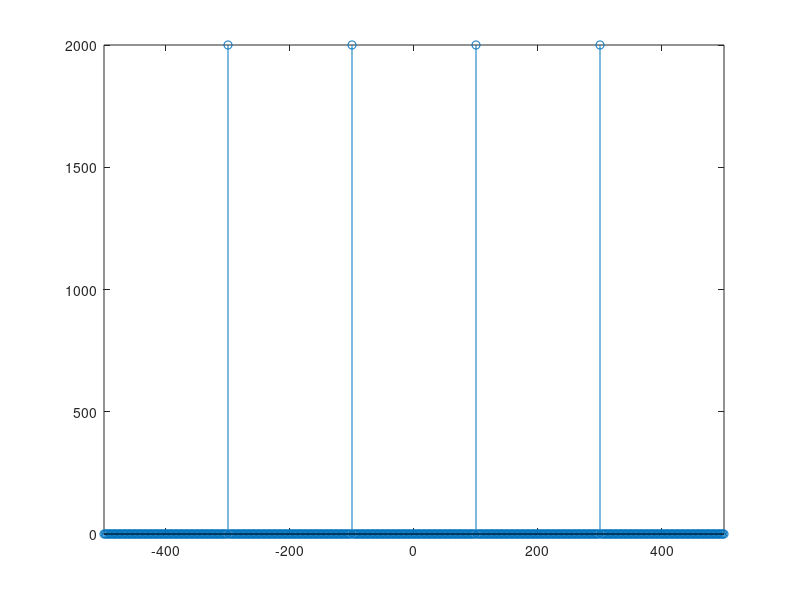
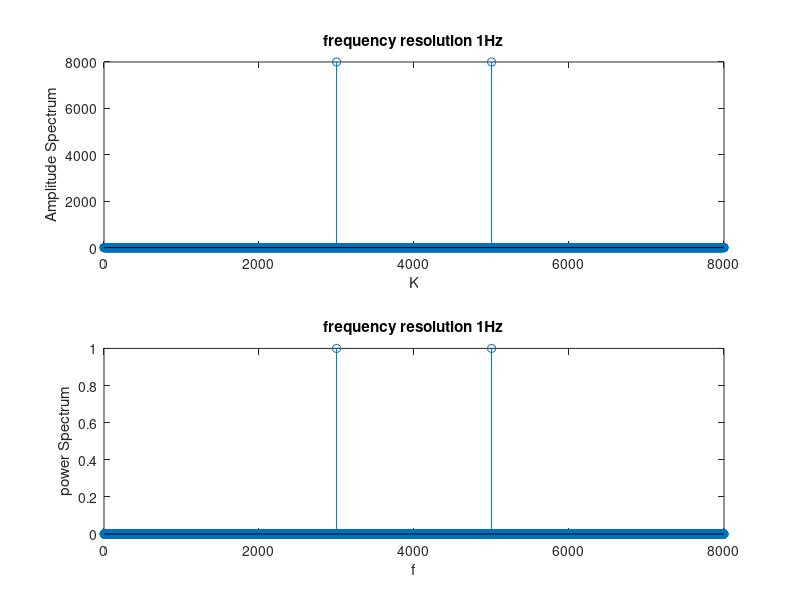
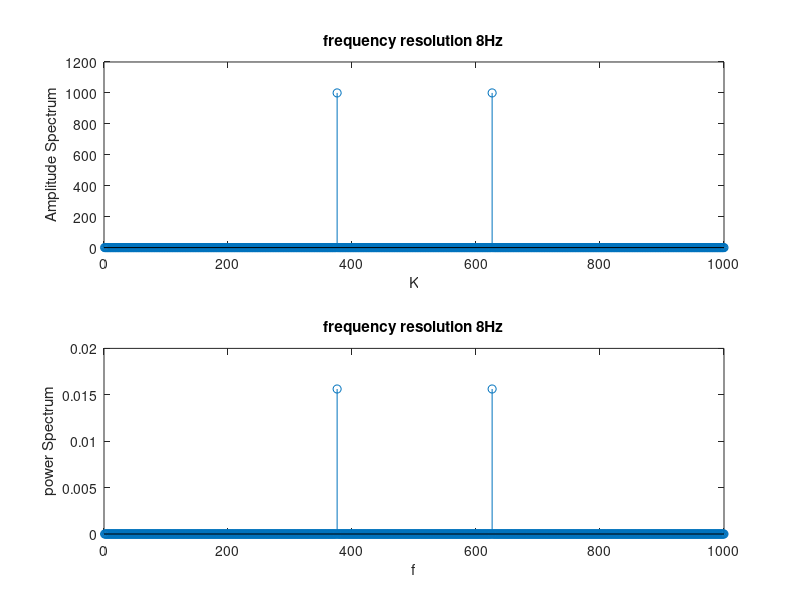
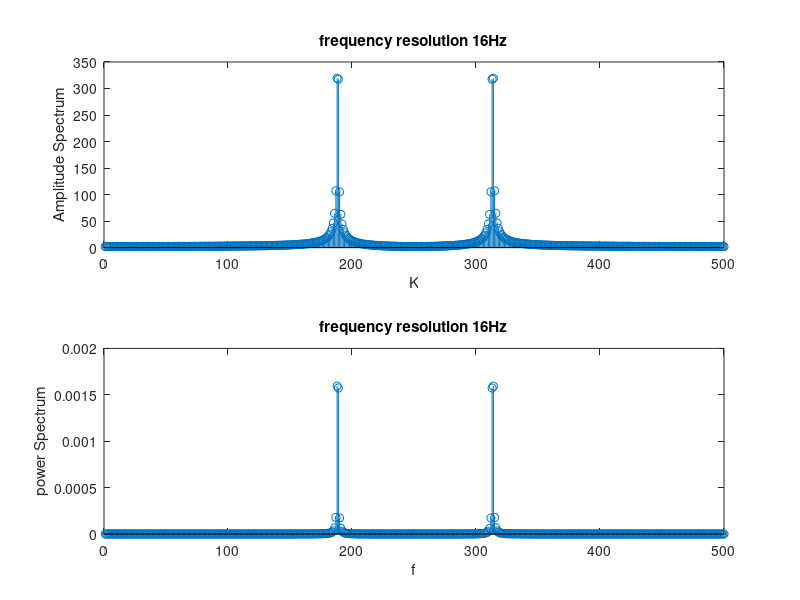

Recreate these plots in MATLAB, in order.
%% Dual Tone Signal 
figure
t=0:1/8000:(0.5-1/8000);
x1=sin(2.*pi*300*t)+sin(2.*pi*100*t);
y=(fftshift(fft(x1)));
f=-(8000/2):8000/length(y):(8000/2)-1;
stem(f,abs(y));
xlim([-500 500]);

%% power and amplitude spectrum 1hz resolution
figure
t=0:1/8000:(1-(1/8000));
x1=2.*cos(2.*pi*1000*t);
y=(fftshift(fft(x1)));
subplot(2,1,1);
stem(abs(y));
xlabel('K');
ylabel('Amplitude Spectrum');
title('frequency resolution 1Hz');
s=(abs(y)).^2;
s1=s/(8000*8000);
subplot(2,1,2);
stem(s1);
xlabel('f');
ylabel('power Spectrum');
title('frequency resolution 1Hz');
%% power and amplitude spectrum 8hz resolution
figure
t=0:1/8000:(1/8-(1/8000));
x1=2.*cos(2.*pi*1000*t);
y=(fftshift(fft(x1)));
subplot(2,1,1);
stem(abs(y));
xlabel('K');
ylabel('Amplitude Spectrum');
title('frequency resolution 8Hz');
s=(abs(y)).^2;
s1=s/(8000*8000);
subplot(2,1,2);
stem(s1);
xlabel('f');
ylabel('power Spectrum');
title('frequency resolution 8Hz');
%% power and amplitude spectrum 16hz resolution
figure
t=0:1/8000:(1/16-(1/8000));
x1=2.*cos(2.*pi*1000*t);
y=(fftshift(fft(x1)));
subplot(2,1,1);
stem(abs(y));
xlabel('K');
ylabel('Amplitude Spectrum');
title('frequency resolution 16Hz');
s=(abs(y)).^2;
s1=s/(8000*8000);
subplot(2,1,2);
stem(s1);
xlabel('f');
ylabel('power Spectrum');
title('frequency resolution 16Hz');